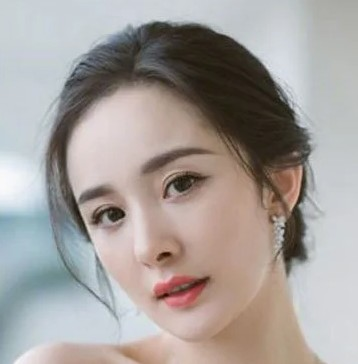
#> input picture forge/webui/extensions-builtin/sd_forge_controlnet/tests/images/portrait/1.webp, 358 x 364 px
$ python -i fit.py   (imports and definitions only)
#> lines starting #> are read from the running program, lines starting #| are printed output that depends on the picture
#> further down, picture is the input picture: PIL image 358x364 RGB; mean R, G, B 165.4, 159, 155.5
"""Reference pictures fitted to the size chosen in Forge (2026-11-16).

A single edit picture is cropped to the chosen Width x Height (the edit lines up with it pixel for pixel), around the
faces in it when there are any, so a 1920x2880 portrait asked for at 1024x576 keeps the face, not the chest.
Several references keep their own shape and are only made smaller (the model scales each to about 1 MP anyway; a
large one only cost memory and time). The same file is in sd-forge-flux3 (flux3/fit.py).
"""
import math

from PIL import Image

REFERENCE_AREA = 1024 * 1024 * 1.1  # the model's trained area per reference, with Bria's 10 % margin


def size16(n):
    return max(64, int(n) // 16 * 16)


# [5 lines left out: function shape_like, not called in this run]


def faces_center(image):
    """The centre of the faces in the picture as fractions (x, y), or None. OpenCV is optional."""
    try:
        import cv2
        import numpy as np
    except ImportError:
        return None
    small = image.convert("L")
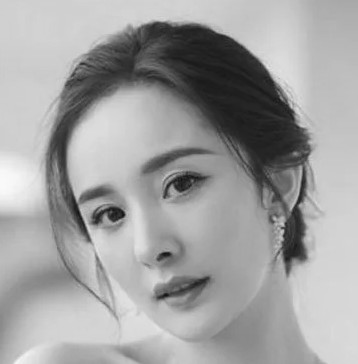
#> small: PIL image 358x364 L; min 17, max 250, mean 160.5
    scale = min(1.0, 640 / max(small.size))
#> scale = 1
    if scale < 1:
        small = small.resize((max(1, round(small.width * scale)), max(1, round(small.height * scale))), Image.Resampling.BILINEAR)
    try:
        detector = cv2.CascadeClassifier(cv2.data.haarcascades + "haarcascade_frontalface_default.xml")
        found = detector.detectMultiScale(np.asarray(small), scaleFactor=1.1, minNeighbors=6,
                                          minSize=(max(24, small.width // 20),) * 2)
#> found = [[19, 95, 258, 258]]
    except Exception:  # noqa: BLE001 - a missing cascade file must never stop a generation
        return None
    if len(found) == 0:
        return None
    # the faces that matter: the largest and those at least a third of its size
    biggest = max(w * h for x, y, w, h in found)
#> biggest = 66564
    found = [f for f in found if f[2] * f[3] >= biggest / 3]
    left, top = min(f[0] for f in found), min(f[1] for f in found)
#> left = 19; top = 95
    right, bottom = max(f[0] + f[2] for f in found), max(f[1] + f[3] for f in found)
#> right = 277; bottom = 353
    # a little above the middle of the face box: hair above, chin and shoulders below
    return (left + right) / 2 / small.width, (top + (bottom - top) * 0.45) / small.height


# [39 lines left out: functions crop_box, crop_to, fit, not called in this run]

>>> from PIL import Image
>>> picture = Image.open('../../../extensions-builtin/sd_forge_controlnet/tests/images/portrait/1.webp')
>>> result = faces_center(picture)
#> result = (0.413, 0.58)

$ run again, on forge/webui/extensions-builtin/sd_forge_controlnet/tests/images/portrait/2.jpg
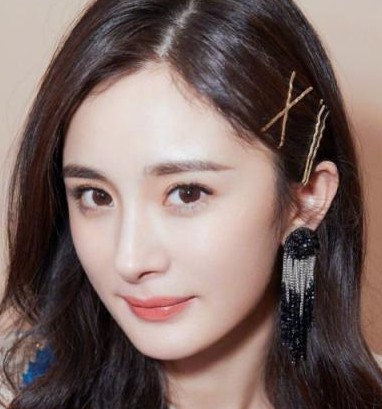
#> input picture forge/webui/extensions-builtin/sd_forge_controlnet/tests/images/portrait/2.jpg, 382 x 409 px
#> picture is the input picture: PIL image 382x409 RGB; mean R, G, B 124.8, 104.9, 100.6
#> in faces_center, `small = image.convert("L")`:
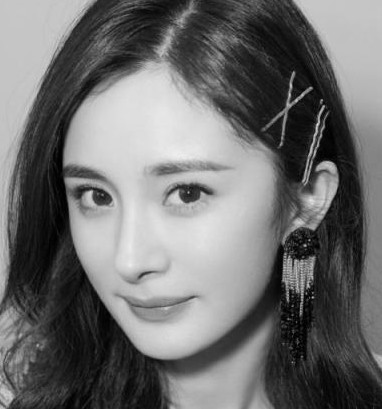
#> small: PIL image 382x409 L; min 0, max 239, mean 110.4
#> found = [[27, 100, 246, 246]]
#> biggest = 60516
#> left = 27; top = 100
#> right = 273; bottom = 346
#> result = (0.393, 0.515)

$ run again, on forge/webui/extensions-builtin/sd_forge_controlnet/tests/images/portrait/3.jpeg
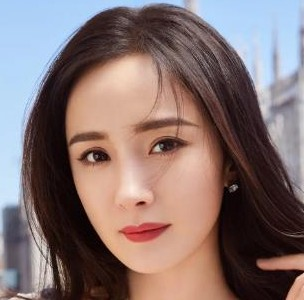
#> input picture forge/webui/extensions-builtin/sd_forge_controlnet/tests/images/portrait/3.jpeg, 304 x 300 px
#> picture is the input picture: PIL image 304x300 RGB; mean R, G, B 132.7, 113.6, 112.1
#> in faces_center, `small = image.convert("L")`:
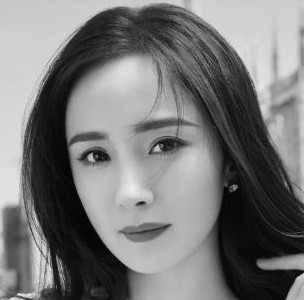
#> small: PIL image 304x300 L; min 1, max 238, mean 119.1
#> found = [[38, 75, 198, 198]]
#> biggest = 39204
#> left = 38; top = 75
#> right = 236; bottom = 273
#> result = (0.451, 0.547)

$ run again, on forge/webui/extensions-builtin/sd_forge_controlnet/tests/images/portrait/4.jpg
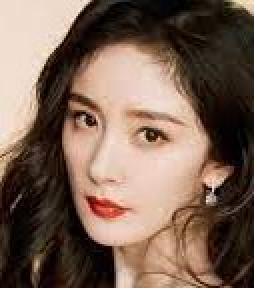
#> input picture forge/webui/extensions-builtin/sd_forge_controlnet/tests/images/portrait/4.jpg, 127 x 144 px (shown 2 times larger)
#> picture is the input picture: PIL image 127x144 RGB; mean R, G, B 122.3, 98.5, 84.3
#> in faces_center, `small = image.convert("L")`:
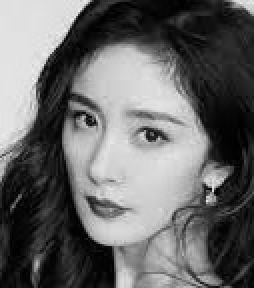
#> small: PIL image 127x144 L (shown 2 times larger); min 0, max 242, mean 104
#> found = [[15, 28, 93, 93]]
#> biggest = 8649
#> left = 15; top = 28
#> right = 108; bottom = 121
#> result = (0.484, 0.485)
